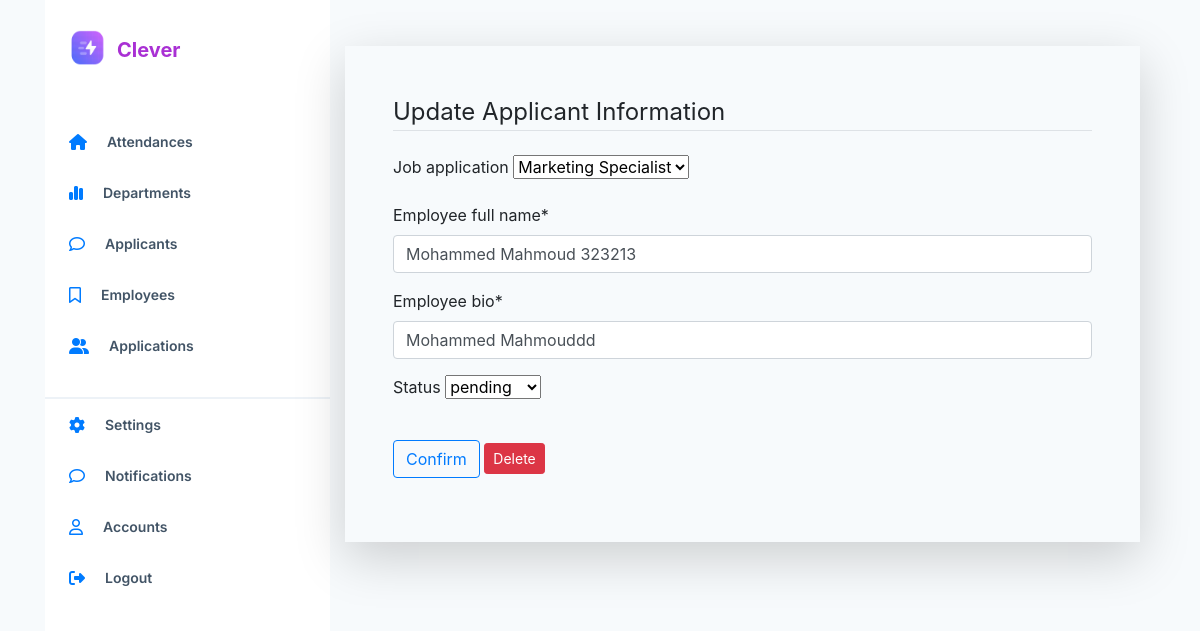
Before: /employee_applicants/23 (signed in) with the older database file.
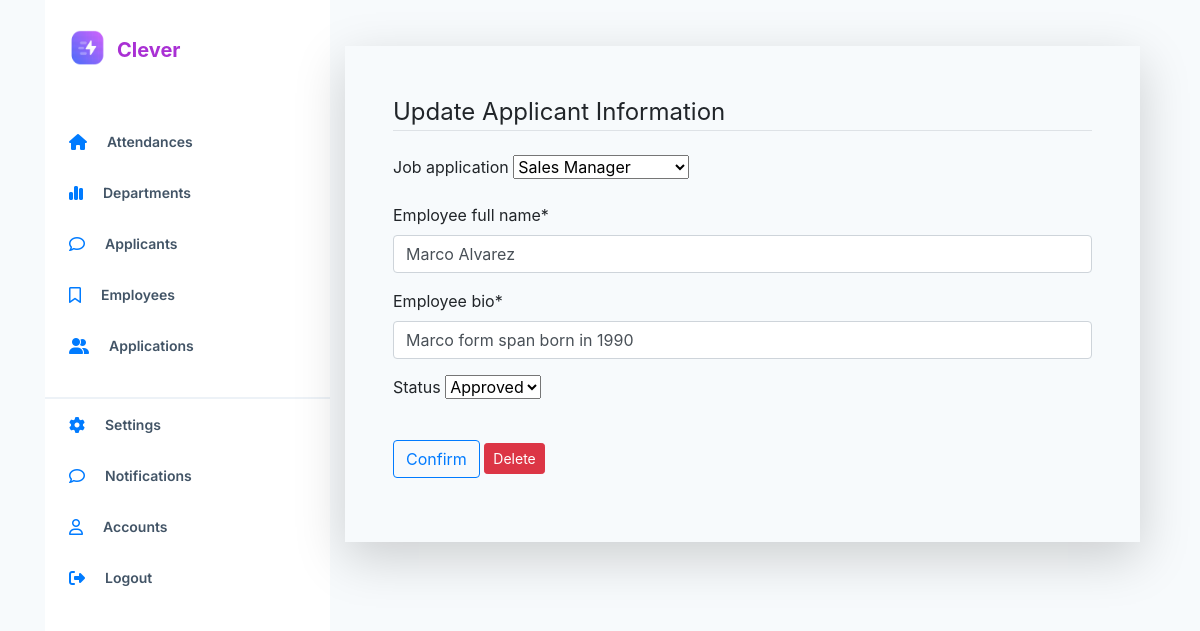
After: the same page with the newer database file.
### employee_app/models.py (models this page shows, shortened)
class Employee_Applicant(models.Model):
    job_application = models.ForeignKey('Job_application', blank=True, null=True,
                               on_delete=models.PROTECT,
                               limit_choices_to=Q(is_published='True'))
    employee_full_name = models.CharField(max_length=100)
    employee_bio = models.CharField(max_length=500)
    status_choices = (
        ('Approved', ('Approved')),
        ('Rejected', ('Rejected')),
        ('pending', ('pending')),
    )
    status = models.CharField(choices=status_choices, max_length=15, default='pending', null=True, blank=True)

### employee_app/views.py (the view, shortened to what this page needs)
# urls.py: path('employee_applicants/<int:pk>', ApplicantUpdateView.as_view(), name='employee-applicant-update'),
class ApplicantUpdateView(UpdateView):
    model = Employee_Applicant
    template_name = 'employee_app/update_applicant.html'
    success_url = '/employee_applicants'
    fields = ['job_application','employee_full_name','employee_bio', 'status']

### employee_app/models.py (called while the page is built)
    def __str__(self):
        return self.job_title

### employee_app/templates/employee_app/update_applicant.html (shortened to what this page needs)
{% extends "base.html" %}
{% load crispy_forms_tags %}
{% block content %}
    <div class="content-section mt-3 p-5 shadow-lg">
        <form action="" method="POST" enctype="multipart/form-data">
            <fieldset class="form-group">
                <legend class="border-bottom mb-4">
                    Update Applicant Information
                </legend>
                {{ form.job_application|as_crispy_field  }}
                {{ form.employee_full_name|as_crispy_field  }}
                {{ form.employee_bio|as_crispy_field  }}
                {{ form.status|as_crispy_field  }}
            </fieldset>
            <div class="form-group">
            <button class="btn btn-outline-primary" type="submit">Confirm</button>
            <a class="btn btn-danger btn-sm mt-1 mb-1" href="{% url 'employee-applicant-delete' object.id %}">Delete</a>
            </div>
        </form>
    </div>
{% endblock content %}

Changed rows visible on the page:
changed Employee_Applicant: job_application "Marketing Specialist" → "Sales Manager"; employee_full_name "Mohammed Mahmoud 323213" → "Marco Alvarez"; employee_bio "Mohammed Mahmouddd" → "Marco form span born in 1990"; status "pending" → "Approved"
